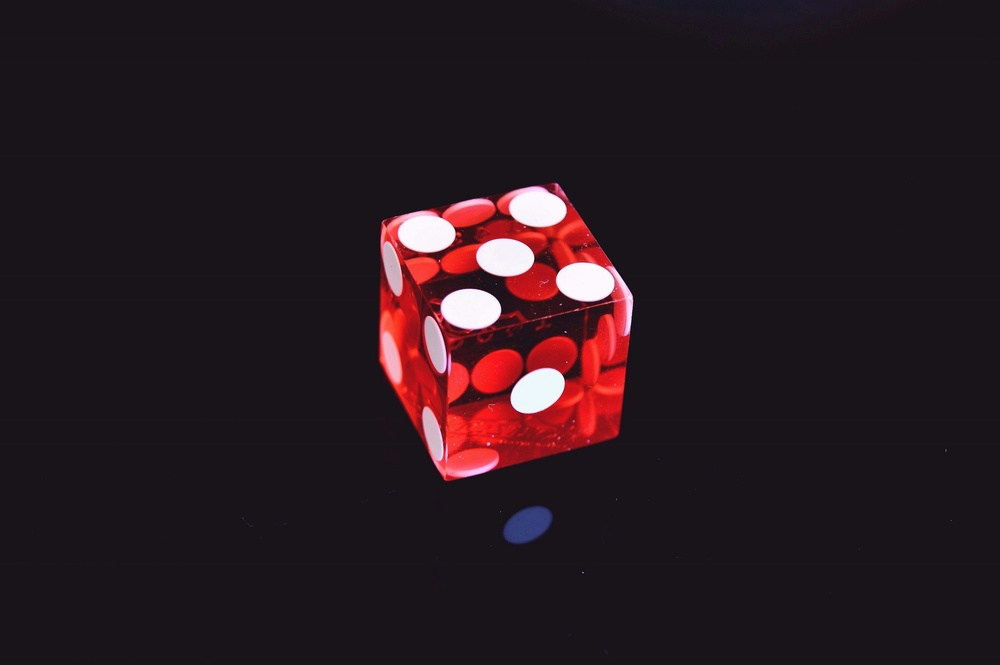
#> input picture Unsupervised Learning/PCA/image1.jpg, 1000 x 665 px, shrunk from 3002 x 1996 before the run
$ jupyter execute Image_Compression.ipynb
#> lines starting #> are read from the running program, lines starting #| are printed output that depends on the picture
# Importing Necessary Dependencies

[cell 1]
import numpy as np
import pandas as pd
import matplotlib.pyplot as plt
import cv2
from sklearn.decomposition import PCA

[cell 2]
img = cv2.cvtColor(cv2.imread('image1.jpg'), cv2.COLOR_BGR2RGB)

[cell 3]
img.shape
#> Out = (665, 1000, 3)

[cell 4]
plt.imshow(img)

[cell 5]
r, g, b = cv2.split(img)
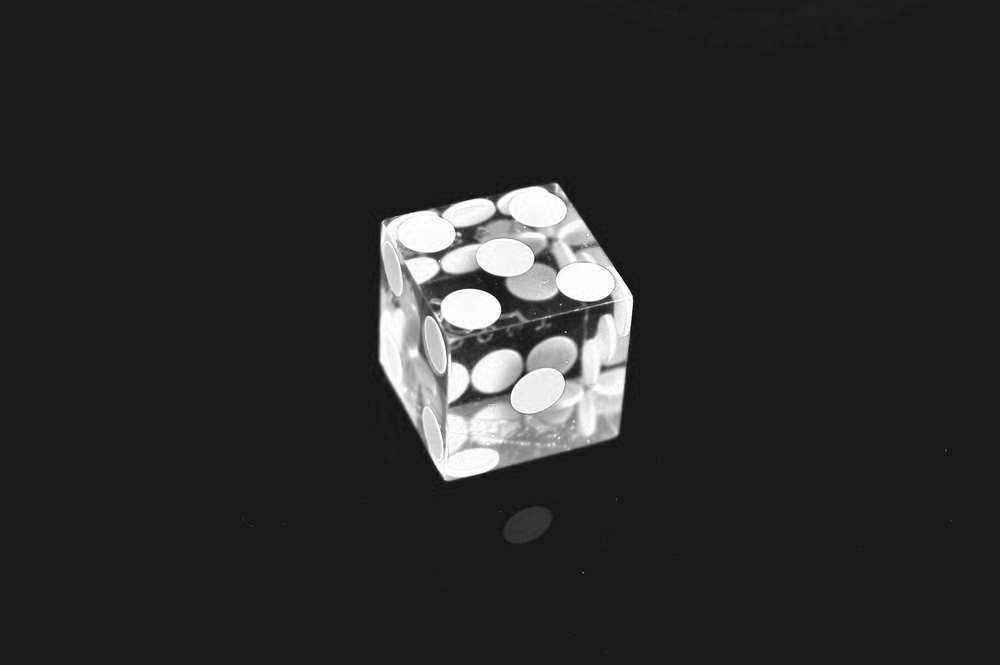
#> r: shape (665, 1000); min 9, max 255, mean 39.3
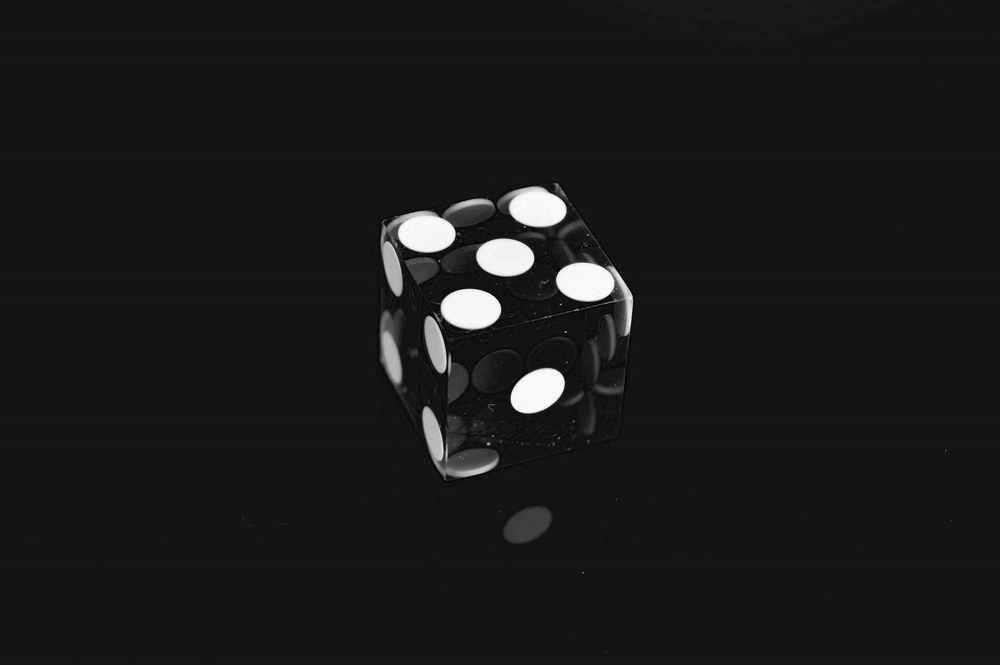
#> g: shape (665, 1000); min 0, max 254, mean 25.3

[cell 6]
r, g, b = r / 255, g / 255, b / 255

[cell 7]
pca_components = 50

pca_r = PCA(n_components=pca_components)
reduced_r = pca_r.fit_transform(r)
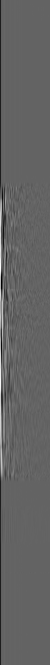
#> reduced_r: shape (665, 50) float64; min -5.06, max 7.87, mean 5.84e-16; drawn with min black and max white

pca_g = PCA(n_components=pca_components)
reduced_g = pca_g.fit_transform(g)
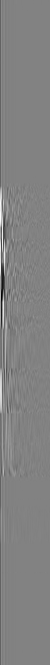
#> reduced_g: shape (665, 50) float64; min -5.49, max 5.26, mean -8.41e-16; drawn with min black and max white

pca_b = PCA(n_components=pca_components)
reduced_b = pca_b.fit_transform(b)
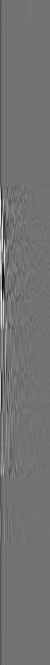
#> reduced_b: shape (665, 50) float64; min -4.78, max 5.84, mean 2.73e-16; drawn with min black and max white

[cell 8]
reduced_r.shape
#> Out = (665, 50)

[cell 9]
combined = np.array([reduced_r, reduced_g, reduced_b])

[cell 10]
reconstructed_r = pca_r.inverse_transform(reduced_r)
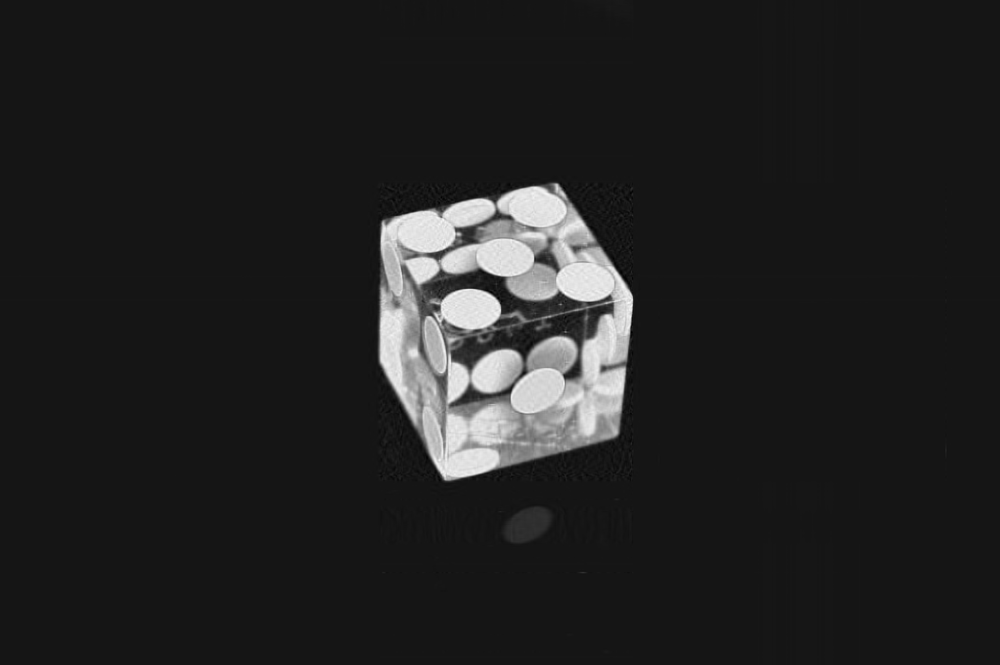
#> reconstructed_r: shape (665, 1000) float64; min 0.00484, max 1.11, mean 0.154; drawn with min black and max white
reconstructed_g = pca_g.inverse_transform(reduced_g)
reconstructed_b = pca_b.inverse_transform(reduced_b)

[cell 11]
plt.imshow(reconstructed_r)

[cell 12]
img_constructed = (cv2.merge((reconstructed_r, reconstructed_g, reconstructed_b)))
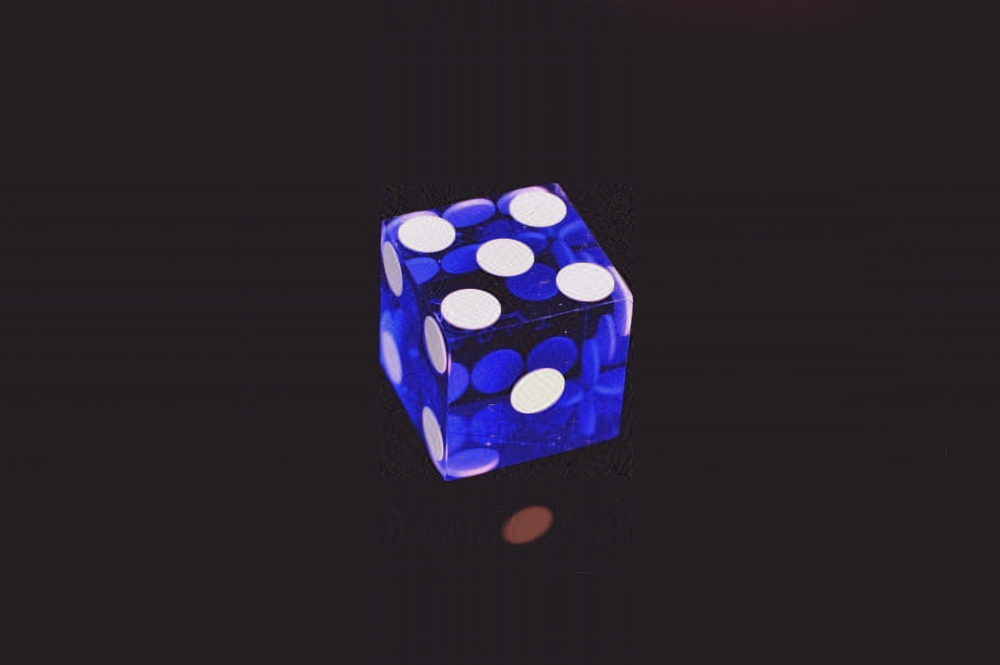
#> img_constructed: shape (665, 1000, 3) float64; mean of channels 0, 1, 2 0.154, 0.0993, 0.124; drawn with min black and max white

[cell 13]
img_constructed.shape
#> Out = (665, 1000, 3)

[cell 14]
plt.imshow(img_constructed)

$ run again, with Unsupervised Learning/PCA/image3.jpg copied over Unsupervised Learning/PCA/image1.jpg
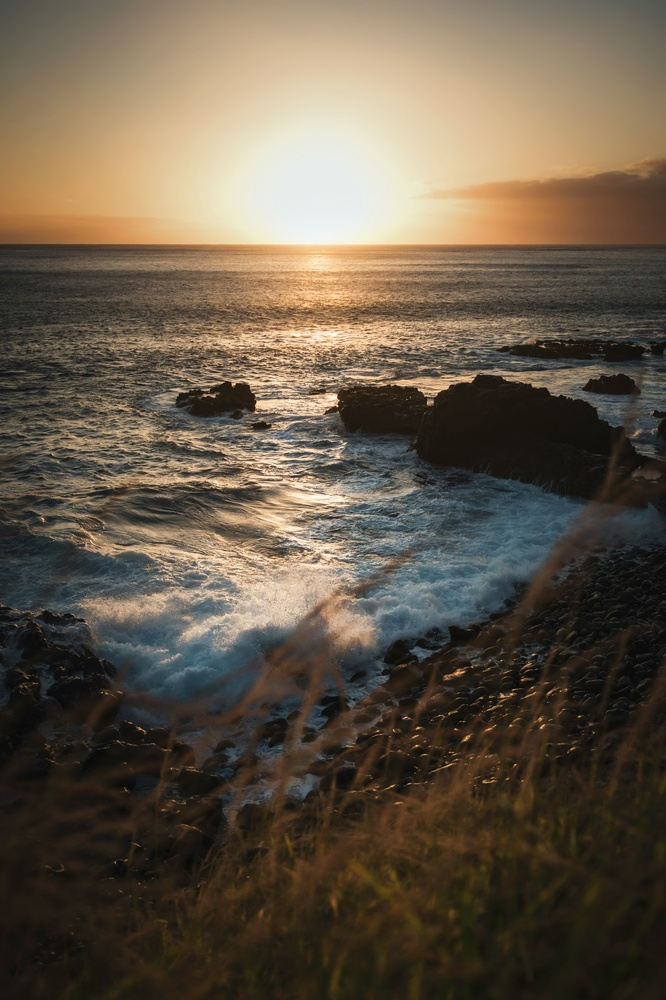
#> input picture Unsupervised Learning/PCA/image3.jpg, 666 x 1000 px, shrunk from 3749 x 5625 before the run
#> `r, g, b = cv2.split(img)`:
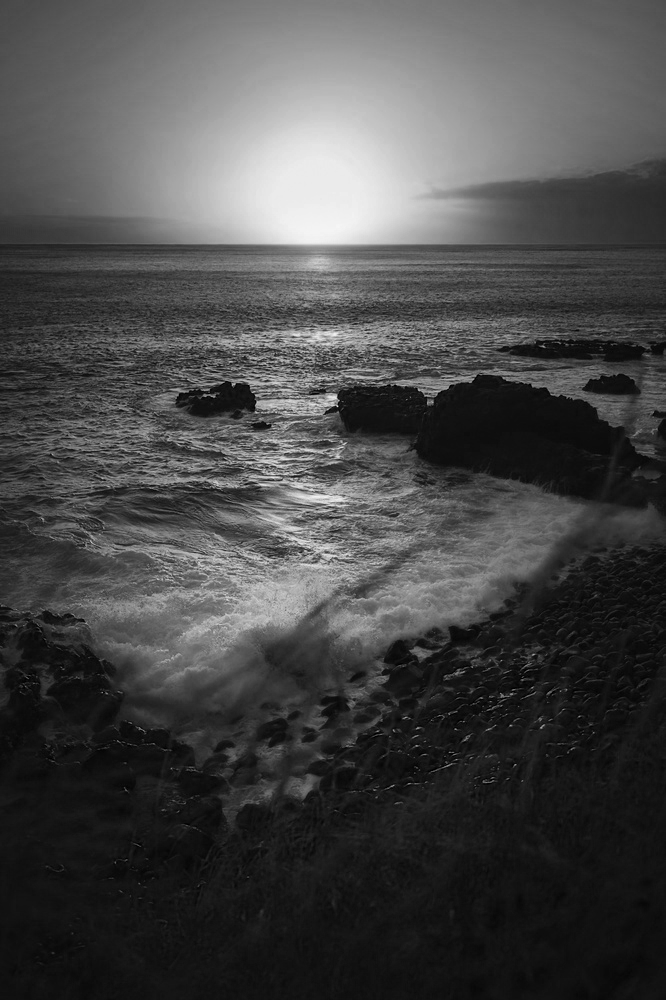
#> b: shape (1000, 666); min 0, max 246, mean 72.5
#> `img_constructed = (cv2.merge((reconstructed_r, reconstructed_g, recons..`:
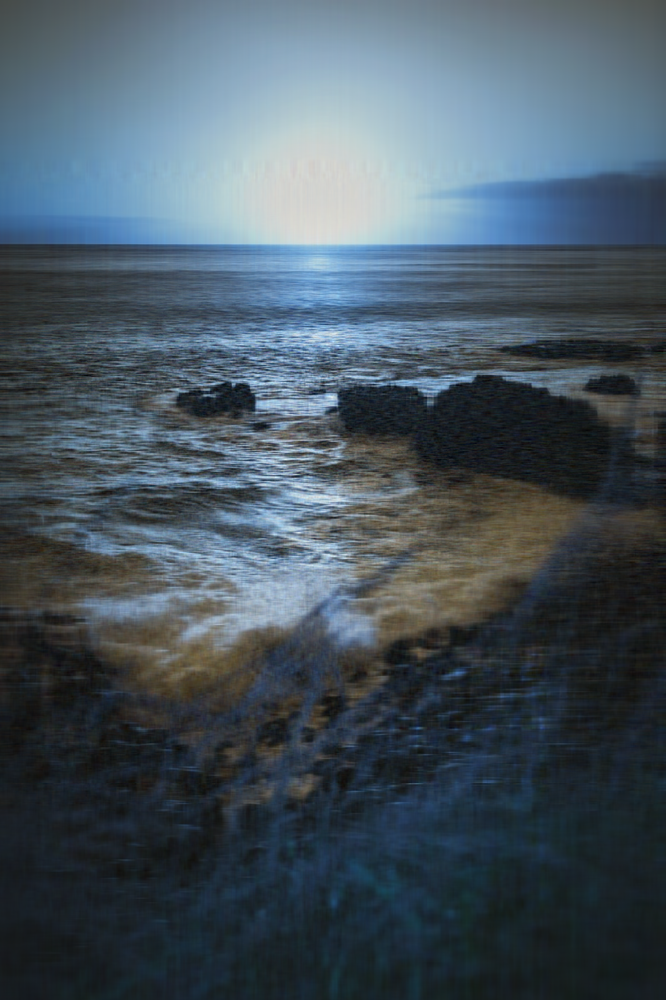
#> img_constructed: shape (1000, 666, 3) float64; mean of channels 0, 1, 2 0.395, 0.348, 0.284; drawn with min black and max white
